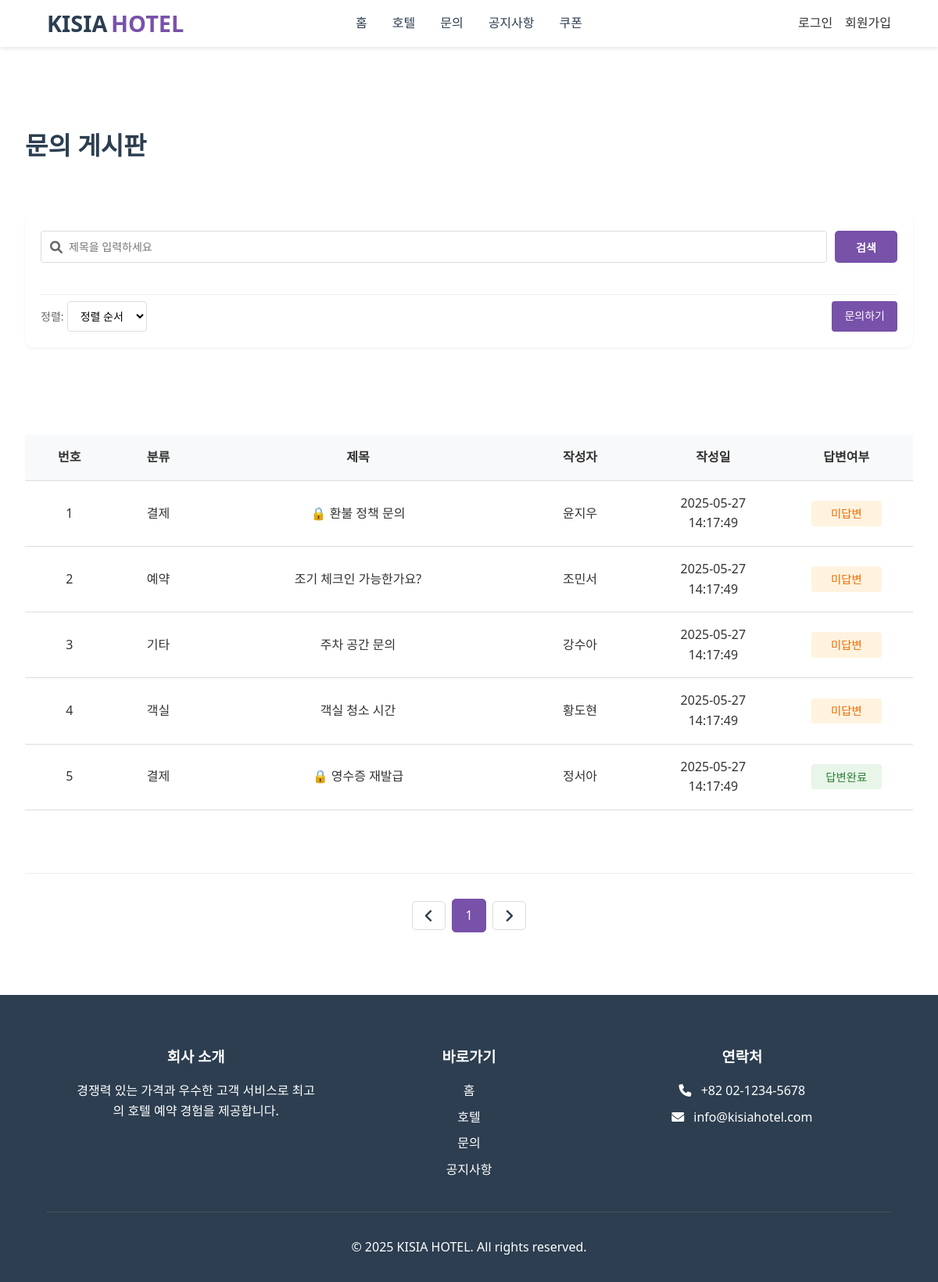
/inquiry/inquiry.php, run on the app's committed database.
### tables this page shows
CREATE TABLE inquiries (
    inquiry_id INT PRIMARY KEY AUTO_INCREMENT,
    user_id INT,
    category ENUM('reservation', 'payment', 'room', 'other') NOT NULL,
    title VARCHAR(100) NOT NULL,
    content TEXT NOT NULL,
    is_secret TINYINT(1) DEFAULT 0,
    created_at DATETIME DEFAULT CURRENT_TIMESTAMP,
    updated_at DATETIME DEFAULT CURRENT_TIMESTAMP ON UPDATE CURRENT_TIMESTAMP,
    FOREIGN KEY (user_id) REFERENCES users(user_id) ON DELETE CASCADE
);

CREATE TABLE users (
    user_id INT PRIMARY KEY AUTO_INCREMENT,
    username VARCHAR(50) NOT NULL,
    real_id VARCHAR(50) NOT NULL UNIQUE,
    password VARCHAR(255) NOT NULL,
    email VARCHAR(100) NOT NULL UNIQUE,
    phone VARCHAR(20),
    created_at DATETIME NOT NULL DEFAULT CURRENT_TIMESTAMP,
    is_admin BOOLEAN DEFAULT FALSE,
    terms BOOLEAN DEFAULT FALSE,
    marketing BOOLEAN DEFAULT FALSE,
    profile_image VARCHAR(255) DEFAULT '/image/default_profile.jpg',
    point INT DEFAULT 0,
    vip BOOLEAN DEFAULT FALSE,
    vip_status ENUM('auto', 'manual') DEFAULT 'auto'
);

### src/action/inquiry_action.php (called while the page is built, shortened)
<?php
include_once __DIR__ . '/../includes/db_connection.php';
$limit = 5;
$page = isset($_GET['page']) ? intval($_GET['page']) : 1;
$offset = ($page - 1) * $limit;
$keyword = $_GET['keyword'] ?? '';
$sort = $_GET['sort'] ?? 'recent';
$order_by = ($sort === 'old') ? 'ASC' : 'DESC';
if ($keyword !== '') {
    $sql = "
        SELECT i.inquiry_id, i.category, i.title, i.created_at, i.is_secret, u.username
        FROM inquiries i
        JOIN users u ON i.user_id = u.user_id
        WHERE i.title LIKE '%$keyword%'
        ORDER BY i.inquiry_id $order_by
    ";
    $result = mysqli_query($conn, $sql);
    if (!$result) {
        $inquiry_list = [];
        $total_inquiries = 0;
        $total_pages = 1;
        $page = 1;
    } else {
        $total_inquiries = mysqli_num_rows($result);
        $total_pages = 1;
        $page = 1;
    }
} else {
    $sql = "
        SELECT i.inquiry_id, i.category, i.title, i.created_at, i.is_secret, u.username
        FROM inquiries i
        JOIN users u ON i.user_id = u.user_id
        ORDER BY i.inquiry_id $order_by
        LIMIT $limit OFFSET $offset
    ";
    $result = mysqli_query($conn, $sql);
}

### src/inquiry/inquiry.php (the view, shortened to what this page needs)
<?php
include_once __DIR__ . '/../includes/header.php';
include_once __DIR__ . '/../action/inquiry_action.php';
$inquiry_list = $GLOBALS['inquiry_list'] ?? [];
$page = $GLOBALS['page'] ?? 1;
$limit = 10;
?>
<main class="inquiry-board-container">
    <div class="inquiry-board-header">
        <h1 class="inquiry-board-title">문의 게시판</h1>
    </div>
    <div class="hotels-search-sort-container">
        <form class="hotels-search-box" method="get" action="inquiry.php">
            <div class="hotels-search-row">
                <div class="hotels-search-input">
                    <i class="fas fa-search"></i>
                    <input class="hotels-search-input-input" type="text" name="keyword" placeholder="제목을 입력하세요" value="<?= $_GET['keyword'] ?? '' ?>">
                </div>
                <button class="style-search-btn" type="submit">검색</button>
            </div>
        </form>
        <div class="controls-row">
            <form method="get" action="inquiry.php" class="sort-form">
                <span class="sort-label">정렬:</span>
                <select name="sort" class="sort-select" onchange="this.form.submit()">
                    <option value="none" <?= isset($_GET['sort']) && $_GET['sort'] === 'none' ? 'selected' : '' ?>>정렬 순서</option>
                </select>
            </form>
            <a href="inquiry-write.php" class="write-btn">문의하기</a>
        </div>
    </div>
    <?php if (empty($inquiry_list)): ?>
        <p class="no-results">검색 결과가 없습니다.</p>
    <?php else: ?>
        <table class="inquiry-board-table">
            <thead>
                <tr>
                    <th style="width: 10%">번호</th>
                    <th style="width: 10%">분류</th>
                    <th style="width: 35%">제목</th>
                    <th style="width: 15%">작성자</th>
                    <th style="width: 15%">작성일</th>
                    <th style="width: 15%">답변여부</th>
                </tr>
            </thead>
            <tbody>
                <?php
                $start_num = ($page - 1) * $limit + 1;
                foreach ($inquiry_list as $inquiry): ?>
                    <tr>
                        <td><?= $start_num++ ?></td>
                        <td><?= $inquiry['category'] ?></td>
                        <td>
                            <?php if ($inquiry['is_secret']): ?>
                                <span class="lock-icon">🔒</span>
                            <?php endif; ?>
                            <a href="inquiry_detail.php?inquiry_id=<?= $inquiry['inquiry_id'] ?>">
                                <?= $inquiry['title'] ?>
                            </a>
                        </td>
                        <td><?= $inquiry['username'] ?></td>
                        <td><?= $inquiry['created_at'] ?></td>
                        <td>
                            <?php if ($inquiry['response']): ?>
                                <span class="status-complete">답변완료</span>
                            <?php else: ?>
                                <span class="status-pending">미답변</span>
                            <?php endif; ?>
                        </td>
                    </tr>
                <?php endforeach; ?>
            </tbody>
        </table>
        <?php
        include_once __DIR__ . '/../includes/pagination.php';
        ?>
    <?php endif; ?>
</main>
<?php include_once __DIR__ . '/../includes/footer.php'; ?>

### src/style/styles.css (style rules this page uses)
* { margin: 0; padding: 0; box-sizing: border-box; font-family: 'Segoe UI', Tahoma, Geneva, Verdana, sans-serif; }
body { line-height: 1.6; color: #333; }
a { text-decoration: none; color: inherit; }
.style-search-btn { background: linear-gradient(to right, #7851A9, #7851A9); color: white; border: none; border-radius: 5px; padding: 10px 20px; cursor: pointer; font-size: 14px; font-weight: 600; transition: background 0.3s ease; min-width: 80px; }

### src/style/inquiry.css (style rules this page uses)
.inquiry-board-container { max-width: 1200px; margin: 0 auto; padding: 2rem; }
.inquiry-board-header { display: flex; justify-content: space-between; align-items: center; margin-bottom: 4rem; margin-top: 8rem; }
.inquiry-board-title { font-size: 2rem; color: #2c3e50; margin: 0; }
.inquiry-board-table { width: 100%; border-collapse: collapse; margin-bottom: 2rem; }
.inquiry-board-table th, .inquiry-board-table td { padding: 1rem; text-align: center; border-bottom: 1px solid #ddd; }
.inquiry-board-table th { background-color: #f8f9fa; font-weight: 600; }
.status-complete, .status-pending { display: inline-block; padding: 0.3rem 0.8rem; border-radius: 4px; font-size: 0.9rem; font-weight: 500; width: 90px; text-align: center; }
.status-complete { background-color: #e8f5e9; color: #2e7d32; width: 90px; }
.status-pending { background-color: #fff3e0; color: #ef6c00; width: 90px; }

### src/style/review.css (style rules this page uses)
.controls-row { display: flex; justify-content: space-between; align-items: center; padding-top: 8px; border-top: 1px solid #eee; margin-top: 2rem; }
.sort-label { color: #666; font-size: 14px; }
.sort-select { padding: 8px 12px; border: 1px solid #ddd; border-radius: 4px; font-size: 14px; background-color: white; cursor: pointer; }
.write-btn { display: inline-block; padding: 8px 16px; background-color: #7851A9; color: white; text-decoration: none; border-radius: 4px; font-size: 14px; transition: background-color 0.3s; }

### src/style/hotels.css (style rules this page uses)
.hotels-search-sort-container { display: flex; flex-direction: column; gap: 8px; margin-bottom: 7rem; padding: 20px; background-color: white; border-radius: 10px; box-shadow: 0 2px 4px rgba(0,0,0,0.05); margin-top: 2rem; margin-bottom: 7rem; }
.hotels-search-box { width: 100%; }
.hotels-search-row { display: flex; gap: 10px; }
.hotels-search-input { flex: 1; position: relative; display: flex; align-items: center; }
.hotels-search-input i { position: absolute; left: 12px; color: #666; }
.hotels-search-input-input { width: 100%; padding: 10px 12px 10px 35px; border: 1px solid #ddd; border-radius: 4px; font-size: 14px; }

### src/style/admin.css (style rules this page uses)
.status-complete { background: #c6f6d5; color: #2f855a; padding: 0.4rem 0.8rem; border-radius: 6px; font-size: 0.9rem; font-weight: 500; width: 90px; }
.status-pending { background: #feebc8; color: #c05621; padding: 0.4rem 0.8rem; border-radius: 6px; font-size: 0.9rem; font-weight: 500; }

### data on the page
inquiries: category "결제", title "환불 정책 문의", user.username "윤지우", created_at "2025-05-27 14:17:49", shows "미답변"
inquiries: category "예약", title "조기 체크인 가능한가요?", user.username "조민서", created_at "2025-05-27 14:17:49", shows "미답변"
inquiries: category "기타", title "주차 공간 문의", user.username "강수아", created_at "2025-05-27 14:17:49", shows "미답변"
inquiries: category "객실", title "객실 청소 시간", user.username "황도현", created_at "2025-05-27 14:17:49", shows "미답변"
inquiries: category "결제", title "영수증 재발급", user.username "정서아", created_at "2025-05-27 14:17:49", shows "답변완료"
